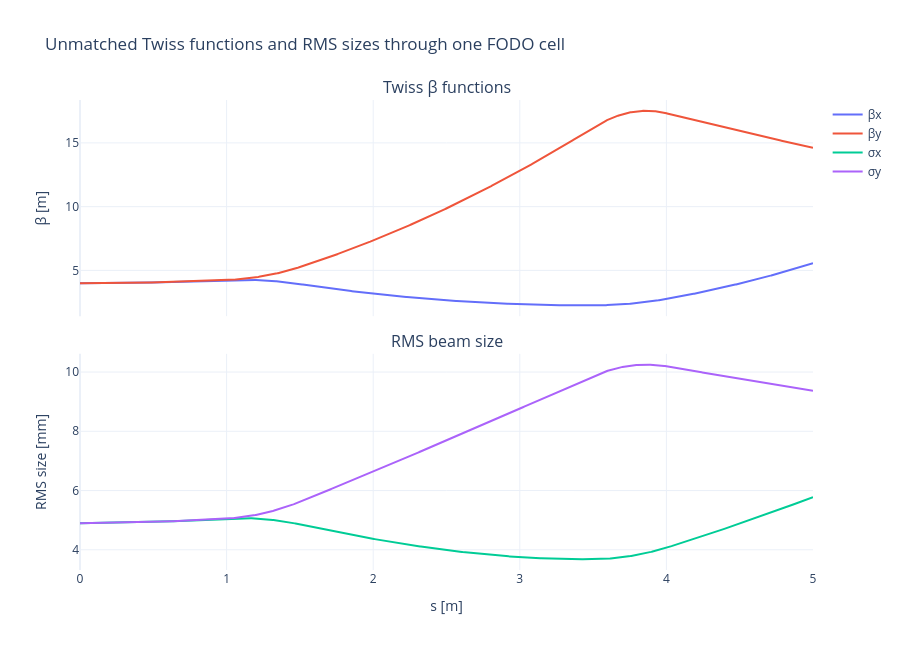

Notebook code cell kept with this figure:
### Markdown cell above
## 2. Beamline matching

### A) Unmatched beam

Initially, propagate a deliberately unmatched beam through one FODO cell. Use

\[
\beta_x=\beta_y=4\ \mathrm{m}, \qquad \alpha_x=\alpha_y=0.
\]

Run the cell below and compare the beta functions with the RMS beam sizes.

### Code cell
fodo_cell = qfh.make_fodo_line(n_cells=1, k1=0.6)

tw_unmatched_cell = qfh.twiss_dense(
    fodo_cell,
    betx=4.0, alfx=0.0,
    bety=4.0, alfy=0.0,
)

qfh.plot_beta_and_sigma(tw_unmatched_cell, "Unmatched Twiss functions and RMS sizes through one FODO cell")
qfh.twiss_dataframe(tw_unmatched_cell).head(8)

### Figure 1 — Plotly figure (JSON) as saved in the notebook; plotly's stock layout.template omitted (floating-point values rounded to 4 significant figures; data arrays with more than 128 entries replaced by an {"elided": "..."} marker saying what was removed)
{"data": [{"hovertemplate": "%{text}<br>s = %{x:.4g} m<br>value = %{y:.5g}<extra></extra>", "mode": "lines", "name": "βx", "text": {"elided": "1009 str values"}, "type": "scatter", "x": {"elided": "1009 float values"}, "xaxis": "x", "y": {"elided": "1009 float values"}, "yaxis": "y"}, {"hovertemplate": "%{text}<br>s = %{x:.4g} m<br>value = %{y:.5g}<extra></extra>", "mode": "lines", "name": "βy", "text": {"elided": "1009 str values"}, "type": "scatter", "x": {"elided": "1009 float values"}, "xaxis": "x", "y": {"elided": "1009 float values"}, "yaxis": "y"}, {"hovertemplate": "%{text}<br>s = %{x:.4g} m<br>value = %{y:.5g}<extra></extra>", "mode": "lines", "name": "σx", "text": {"elided": "1009 str values"}, "type": "scatter", "x": {"elided": "1009 float values"}, "xaxis": "x2", "y": {"elided": "1009 float values"}, "yaxis": "y2"}, {"hovertemplate": "%{text}<br>s = %{x:.4g} m<br>value = %{y:.5g}<extra></extra>", "mode": "lines", "name": "σy", "text": {"elided": "1009 str values"}, "type": "scatter", "x": {"elided": "1009 float values"}, "xaxis": "x2", "y": {"elided": "1009 float values"}, "yaxis": "y2"}], "layout": {"annotations": [{"font": {"size": 16}, "showarrow": false, "text": "Twiss β functions", "x": 0.5, "xanchor": "center", "xref": "paper", "y": 1.0, "yanchor": "bottom", "yref": "paper"}, {"font": {"size": 16}, "showarrow": false, "text": "RMS beam size", "x": 0.5, "xanchor": "center", "xref": "paper", "y": 0.46, "yanchor": "bottom", "yref": "paper"}], "height": 650, "hovermode": "closest", "title": {"text": "Unmatched Twiss functions and RMS sizes through one FODO cell"}, "width": 900, "xaxis": {"anchor": "y", "domain": [0.0, 1.0], "matches": "x2", "showticklabels": false}, "xaxis2": {"anchor": "y2", "domain": [0.0, 1.0], "title": {"text": "s [m]"}}, "yaxis": {"anchor": "x", "domain": [0.54, 1.0], "title": {"text": "β [m]"}}, "yaxis2": {"anchor": "x2", "domain": [0.0, 0.46], "title": {"text": "RMS size [mm]"}}}}
